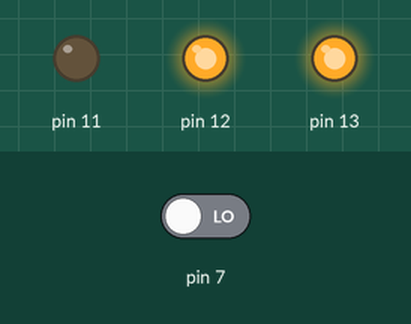
Bench run of a sketch on a simulated Arduino Uno, built with avr-gcc and run on an emulated ATmega328P. Parts: output pins drawn as LEDs (lit = HIGH). The test bench sets the inputs (shaded band); at power-on: pin 7 LOW.

Above: at 1.2 s.
1.3 s: pin 7 driven HIGH
At 2.3 s:
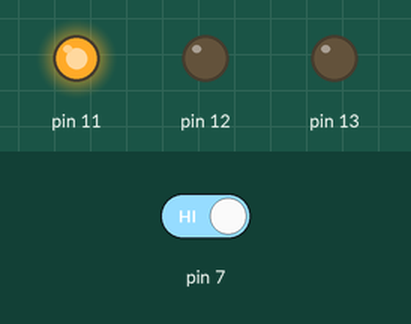
2.8 s: pin 7 driven LOW
At 3.5 s:
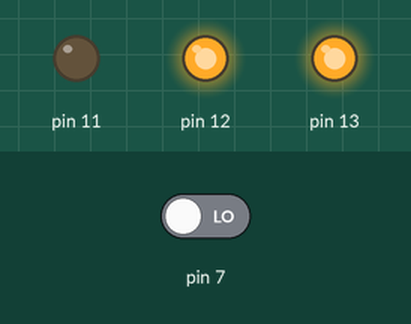
Timing chart, 0 to 5.8 s (numbered marks = the images above; inputs shaded):
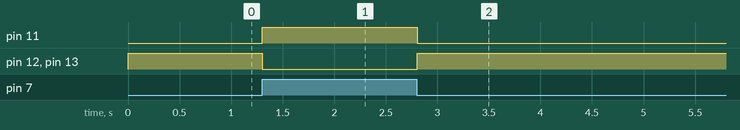

The sketch:

ejercicio2-minimo.ino
```cpp
int pulsador = 0;

void setup()
{
  pinMode(7, INPUT);
  pinMode(11, OUTPUT);
  pinMode(12, OUTPUT);
  pinMode(13, OUTPUT);
}

void loop()
{
  if (digitalRead(7) == HIGH) {
    digitalWrite(11, HIGH);
    digitalWrite(12, LOW);
    digitalWrite(13, LOW);
  } else {
    digitalWrite(11, LOW);
    digitalWrite(12, HIGH);
    digitalWrite(13, HIGH);
  }
  delay(10); //Esperamos un poco para mejorar la simulación
}
```

Measured:
- after the input at 1.3 s, pin 11: LOW → HIGH at once; pin 12, pin 13: HIGH → LOW at once
- after the input at 2.8 s, pin 11: HIGH → LOW at once; pin 12, pin 13: LOW → HIGH at once
